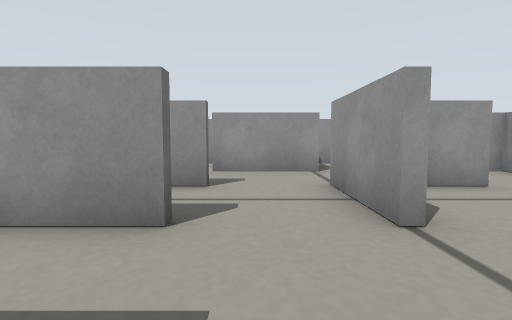
View 1 (above)

19 first-person views from a walk through a world built for the Gazebo simulator. The camera is 0.17 m above the floor, tilts 4° down and sees 80° across. The floor is counted in squares, 0.2 m on a side. Each view is taken from the middle of a square. On the plan, view 1 faces up. The plan holds only what a view shows up to about 11 squares ahead; the rest is blank.

View 2
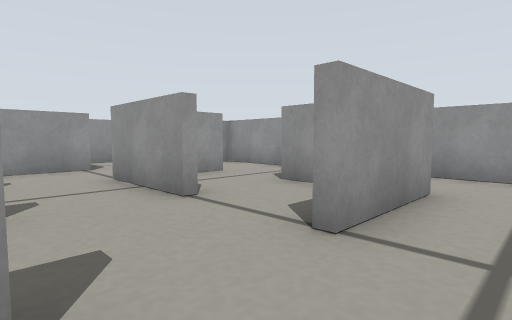

View 3
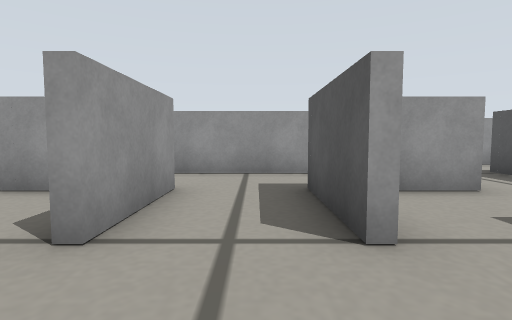

View 4
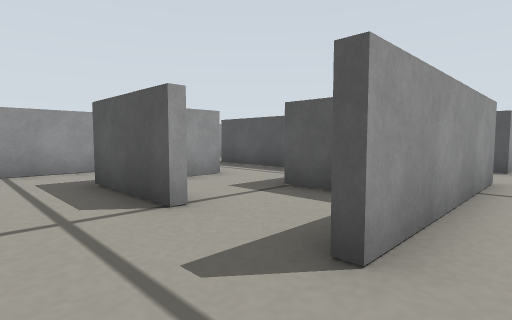

View 5
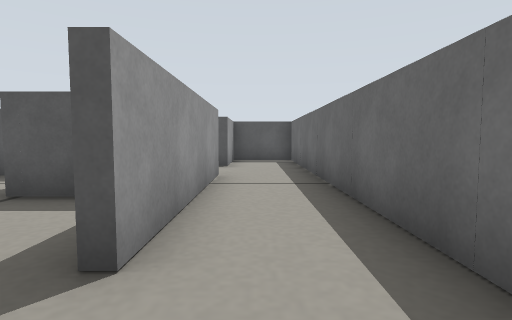

View 6
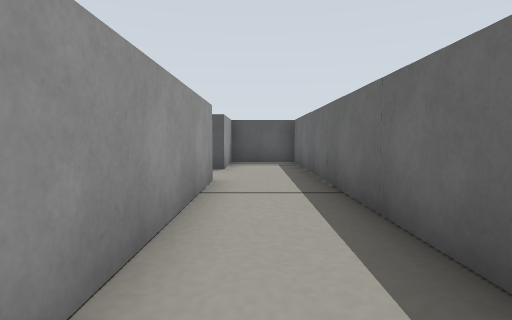

View 7
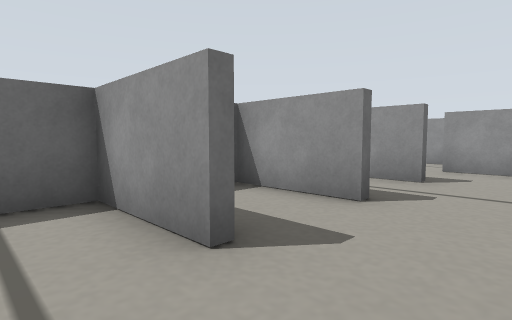

View 8
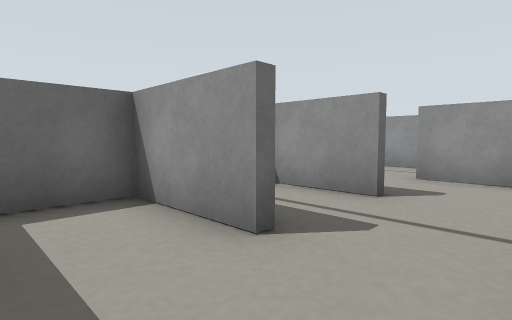

View 9
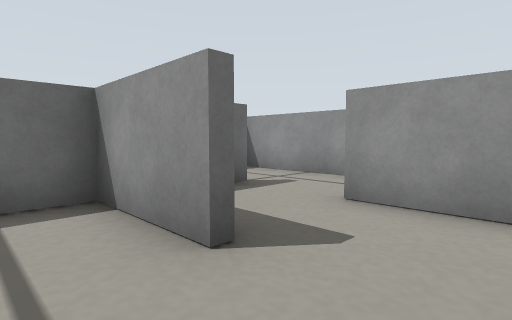

View 10
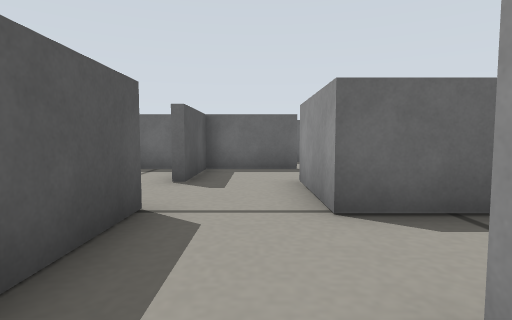

View 11
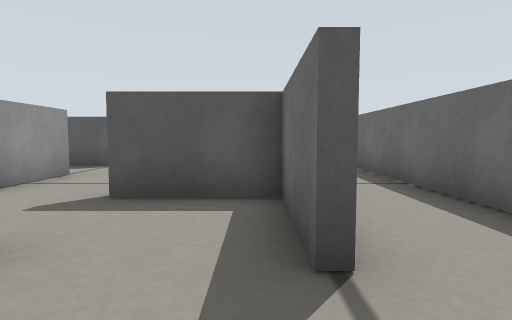

View 12
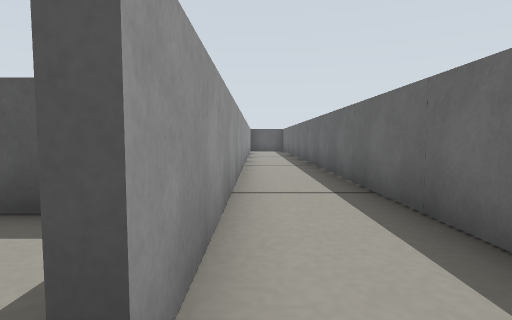

View 13
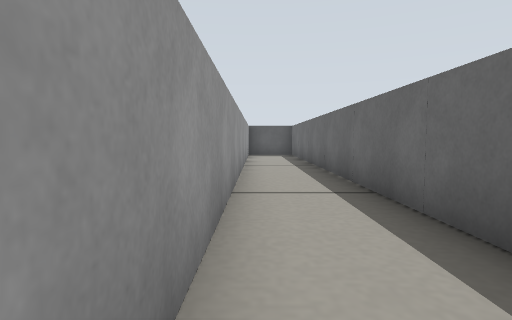

View 14
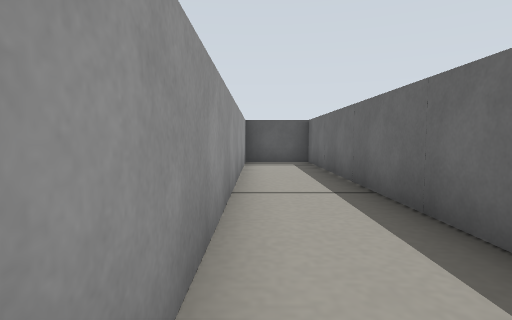

View 15
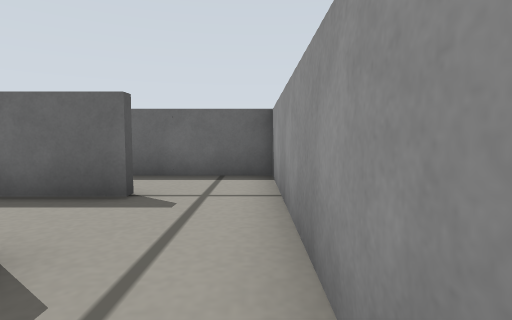

View 16
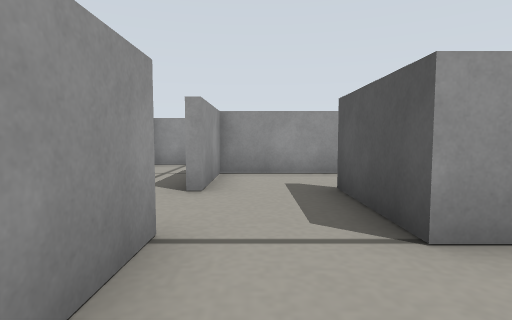

View 17
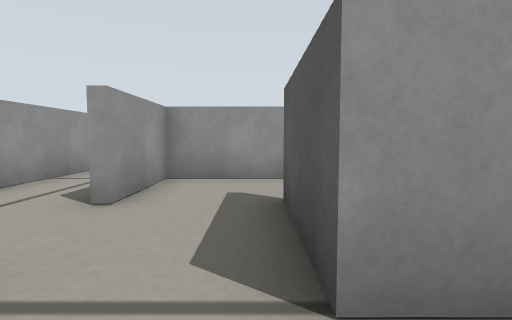

View 18
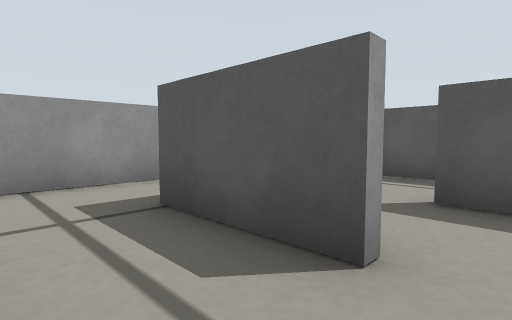

View 19
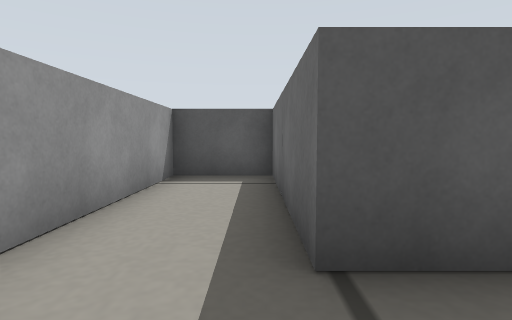

### Floor plan
Key: @ floor where view 1 was taken; # wall or solid block; . floor.
Columns run from 6 left of view 1 to 9 right of it. Each row starts with its distance up from view 1.
 11 ####### ########
 10 #.......#......#
  9 #...... #......#
  8 #..#.####.####.#
  7 #..#.........#.#
  6 #..###..###..#.#
  5 #..#....#....#.#
  4 #..#....#....#.#
  3 #..###..#.######
  2 #..#......#  #
  1 #..###..###..#
  0 #..#..@......#
 -1 #..#.........#
 -2 #..#.#..###..#
 -3 #..#.#....#  #
 -4 #..#.####.#
 -5 #..#.#   ...
 -6 #..#.#   ....
 -7 #..#.#    ####
 -8 #..#..         #
 -9 #..#..         #
-10 #..#.#
-11 #..#.#
-12 ######

Positions as (right, up) in squares from view 1, and headings:
1: (0, 0), facing up
2: (-1, -1), facing up-right
3: (-1, -1), facing right
4: (-2, 0), facing down-right
5: (-2, 0), facing down
6: (-2, -1), facing down
7: (1, -1), facing up-left
8: (1, 1), facing up-left
9: (1, 4), facing up-left
10: (5, 7), facing left
11: (-3, 10), facing down
12: (-4, 9), facing down
13: (-4, 4), facing down
14: (-4, -1), facing down
15: (1, 10), facing left
16: (-1, 7), facing right
17: (0, 6), facing right
18: (3, 10), facing down-right
19: (7, 10), facing down
